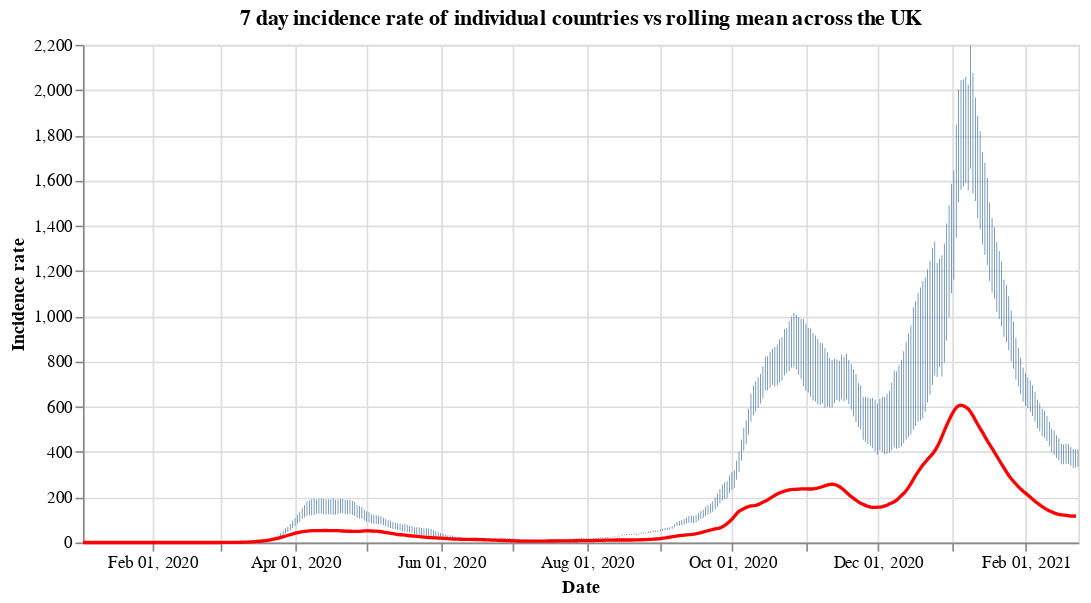

The notebook cell this image was saved under:
### Code cell
#collapse
countries = uk_cases['areaName'].unique()
countries.sort()

selection = alt.selection_single(
    name='Select',
    fields=['areaName'],
    init={'areaName': 'Wales'},
    bind={'areaName': alt.binding_select(options=countries)}
)

# scatter plot, modify opacity based on selection
bars = alt.Chart(uk_cases).mark_bar().add_selection(
    selection
).encode(
    x=alt.X("yearmonthdate(date):T", axis=alt.Axis(title='Date')),
    y=alt.Y("weeklyCasesRate:Q", axis=alt.Axis(title='Incidence rate')),
    tooltip='weeklyCasesRate:Q',
    opacity=alt.condition(selection, alt.value(1), alt.value(0))
).properties(title=f'7 day incidence rate of individual countries vs rolling mean across the UK', width=600)

line = alt.Chart(overview_cases).mark_line(
    color='red',
    size=2,
).transform_window(
    rolling_mean='mean(weeklyCasesRate)',
    frame=[0, 7]
).encode(
    x='yearmonthdate(date):T',
    y='rolling_mean:Q'
)

alt.layer(bars, line)

### Figure 1 — Vega-Lite specification as saved in the notebook (floating-point values rounded to 4 significant figures; data arrays with more than 128 entries replaced by an {"elided": "..."} marker saying what was removed)
{"config": {"view": {"continuousWidth": 400, "continuousHeight": 300}}, "layer": [{"data": {"name": "data-1013650b9aab1223cf0c572c591bebc2"}, "mark": "bar", "encoding": {"opacity": {"condition": {"value": 1, "selection": "Select"}, "value": 0}, "tooltip": {"type": "quantitative", "field": "weeklyCasesRate"}, "x": {"type": "temporal", "axis": {"title": "Date"}, "field": "date", "timeUnit": "yearmonthdate"}, "y": {"type": "quantitative", "axis": {"title": "Incidence rate"}, "field": "weeklyCasesRate"}}, "selection": {"Select": {"type": "single", "fields": ["areaName"], "init": {"areaName": "Wales"}, "bind": {"areaName": {"input": "select", "options": ["England", "Northern Ireland", "Scotland", "Wales"]}}}}, "title": "7 day incidence rate of individual countries vs rolling mean across the UK", "width": 600}, {"data": {"name": "data-ffb3562699ea03f0ca34d8b98f8c17e8"}, "mark": {"type": "line", "color": "red", "size": 2}, "encoding": {"x": {"type": "temporal", "field": "date", "timeUnit": "yearmonthdate"}, "y": {"type": "quantitative", "field": "rolling_mean"}}, "transform": [{"window": [{"op": "mean", "field": "weeklyCasesRate", "as": "rolling_mean"}], "frame": [0, 7]}]}], "$schema": "https://vega.github.io/schema/vega-lite/v4.8.1.json", "datasets": {"data-1013650b9aab1223cf0c572c591bebc2": {"elided": "1668 records"}, "data-ffb3562699ea03f0ca34d8b98f8c17e8": {"elided": "417 records"}}}
